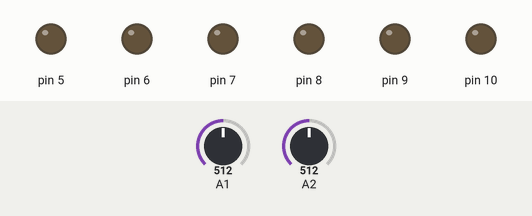
This sketch was run on a simulated Arduino Uno, built with avr-gcc and run on an emulated ATmega328P. Parts: output pins drawn as LEDs (lit = HIGH). The test bench sets the inputs (shaded band); at power-on: A1 = 512, A2 = 512.

Above: at 1.2 s.
1.3 s: A1 set to 555
2.8 s: A1 set to 579
At 3.6 s:
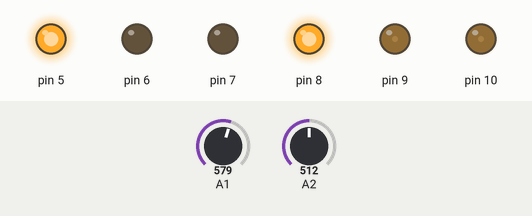
4.3 s: A2 set to 571
5.8 s: A2 set to 595
At 7.0 s:
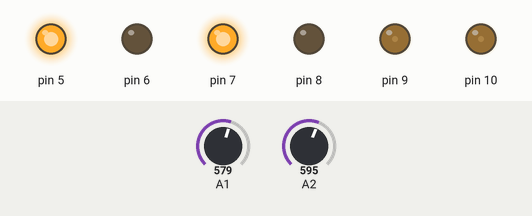
7.3 s: A2 set to 716
At 8.3 s:
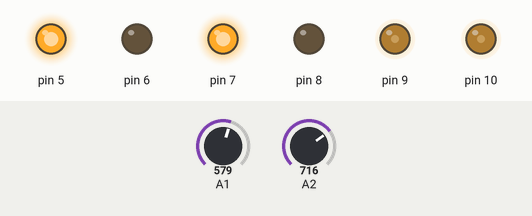
8.8 s: A1 set to 705
10.3 s: A1 set to 725
At 11.7 s:
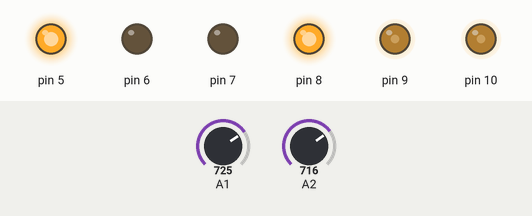
Timing chart, 0 to 12.8 s (numbered marks = the images above; inputs shaded):
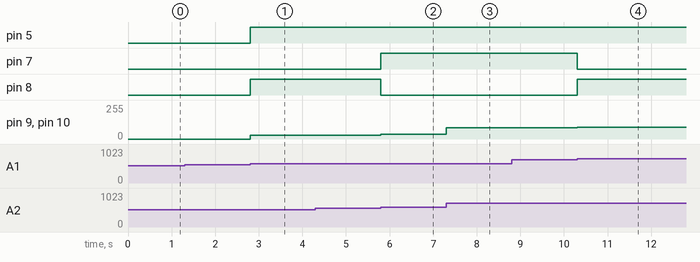

The sketch:

advanced_motor.ino
```cpp
/*
First dablings in using OOP for the motor and joystick for the RC rover project.

- Jackson Ballew
*/

#include <Arduino.h>

#define deadzone 50
// absolute max is 255
#define maxMotor 210

struct Motor {
  // should be 0 - maxMotor
  int motorspeed;
  const int controlPin;
  const int directionPin1;
  const int directionPin2;

  Motor(int controlPin, int directionPin1, int directionPin2) :
  motorspeed(0), controlPin(controlPin),
  directionPin1(directionPin1), directionPin2(directionPin2)
  {
    pinMode(controlPin, OUTPUT);
    pinMode(directionPin1, OUTPUT);
    pinMode(directionPin2, OUTPUT);
  }

  void setForward() {
    digitalWrite(directionPin1, HIGH);
    digitalWrite(directionPin2, LOW);
  }

  void setReverse() {
    digitalWrite(directionPin1, LOW);
    digitalWrite(directionPin2, HIGH);
  }

  void stop() {digitalWrite(controlPin, LOW);}

  void setSpeed(int speed) {
    // speed should be 0 - maxMotor
    analogWrite(controlPin, speed);
  }
};


#define JOY_STICK_OFFSET 512

struct JoyStick {
  int xPin;
  int yPin;
  JoyStick(int xPin, int yPin) : xPin(xPin), yPin(yPin) {}
  int xPos;
  int yPos;
  void readPosition() {
    xPos = analogRead(xPin) - JOY_STICK_OFFSET;
    yPos = analogRead(yPin) - JOY_STICK_OFFSET;

    if (abs(xPos) <= deadzone) xPos = 0;
    if (abs(yPos) <= deadzone) yPos = 0;
  }
};

struct point {
    int x;
    int y;
};

double mapDouble(double x, double in_min, double in_max, double out_min, double out_max) {
  return (x - in_min) * (out_max - out_min) / (in_max - in_min) + out_min;
}

class Platform {
  private:
      Motor& leftMotor;
      Motor& rightMotor;
      JoyStick& js;

      void moveForward(int speed) {
          leftMotor.setForward();
          rightMotor.setForward();
          leftMotor.setSpeed(speed);
          rightMotor.setSpeed(speed);
      }

      void moveBackward(int speed) {
          leftMotor.setReverse();
          rightMotor.setReverse();
          leftMotor.setSpeed(speed);
          rightMotor.setSpeed(speed);
      }

      void turnLeft(int speed) {
          leftMotor.setReverse();
          rightMotor.setForward();
          leftMotor.setSpeed(speed);
          rightMotor.setSpeed(speed);
      }

      void turnRight(int speed) {
          leftMotor.setForward();
          rightMotor.setReverse();
          leftMotor.setSpeed(speed);
          rightMotor.setSpeed(speed);
      }

  public:
      Platform(Motor& leftMotor, Motor& rightMotor, JoyStick& js)
          : leftMotor(leftMotor), rightMotor(rightMotor), js(js)
      {}

      void update() {
          js.readPosition();
          int baseSpeed;

          if (js.yPos == 0 && js.xPos == 0) {
              leftMotor.stop();
              rightMotor.stop();
          } else if (abs(js.yPos) > abs(js.xPos)) {
              baseSpeed = map(abs(js.yPos), 0, 512, 0, maxMotor);
              if (js.yPos < 0) moveForward(baseSpeed);
              else moveBackward(baseSpeed);
          } else {
              baseSpeed = map(abs(js.xPos), 0, 512, 0, maxMotor);
              if (js.xPos < 0) turnLeft(baseSpeed);
              else turnRight(baseSpeed);
          }
      }
};


Motor leftMotor(10, 8, 7);
Motor rightMotor(9, 6, 5);
JoyStick js(A1, A2);

Platform platform(leftMotor, rightMotor, js);


void setup() {}

void loop() {
  platform.update();
}
```

Measured:
- the behaviour switches between 562 and 563 on A1 (found by bisection; images 0 and 1)
- the behaviour switches between 579 and 580 on A2 (found by bisection; images 1 and 2)
- the behaviour switches between 715 and 716 on A1 (found by bisection; images 3 and 4)
- after the input at 1.3 s, every drawn part: stays the same
- after the input at 2.8 s, pin 5, pin 8: LOW → HIGH at once; pin 9, pin 10: 0/255 → 27/255 at once
- after the input at 4.3 s, every drawn part: stays the same
- after the input at 5.8 s, pin 7: LOW → HIGH at once; pin 8: HIGH → LOW at once; pin 9, pin 10: 27/255 → 34/255 at once
- after the input at 7.3 s, pin 9, pin 10: 34/255 → 83/255 at once
- after the input at 8.8 s, every drawn part: stays the same
- after the input at 10.3 s, pin 7: HIGH → LOW at once; pin 8: LOW → HIGH at once; pin 9, pin 10: 83/255 → 87/255 at once
